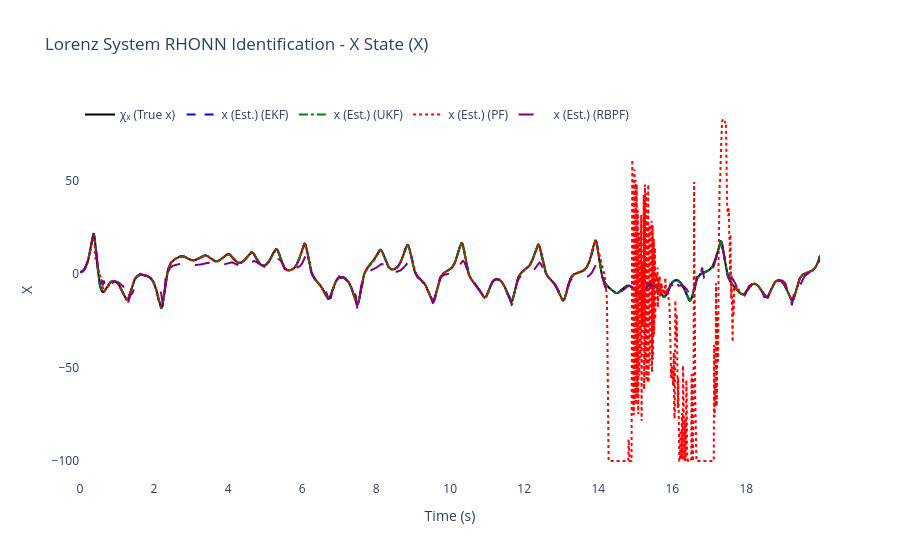
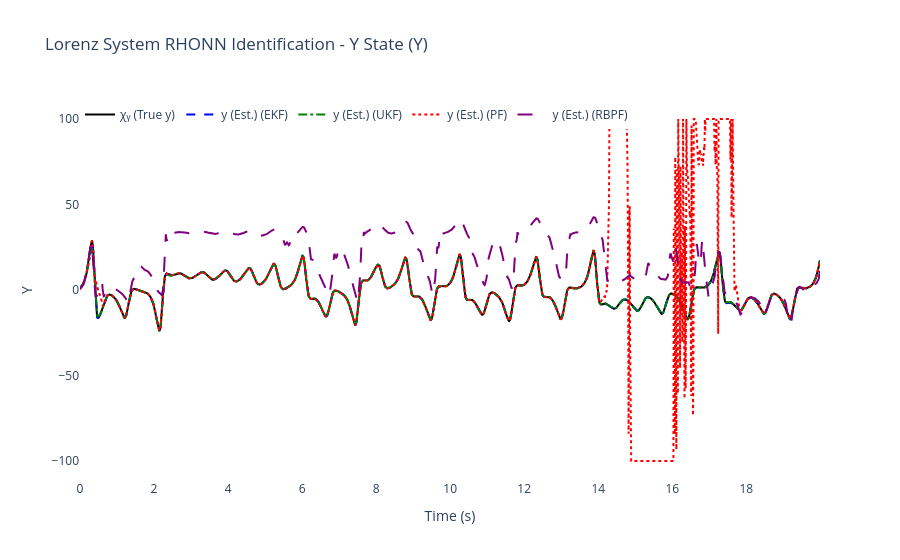
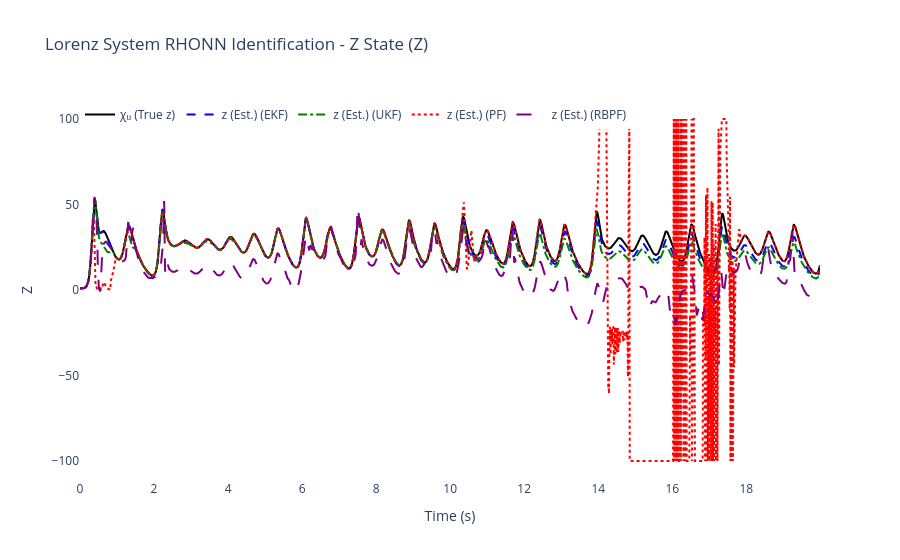
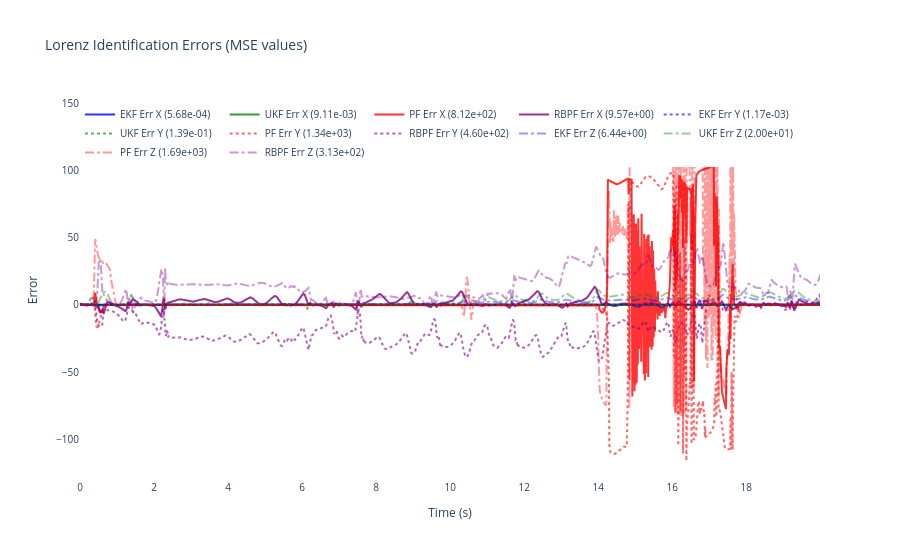

Notebook code cell kept with these figures, in order:
### Code cell
# ============================================================
# 6) Results & plots for Nonlinear Pendulum
# ============================================================

# MSE calculations for 3-state Lorenz system
error_x_ekf = (x_true[:, 0] - x_hat_ekf[:, 0])**2
error_y_ekf = (x_true[:, 1] - x_hat_ekf[:, 1])**2  
error_z_ekf = (x_true[:, 2] - x_hat_ekf[:, 2])**2

error_x_ukf = (x_true[:, 0] - x_hat_ukf[:, 0])**2
error_y_ukf = (x_true[:, 1] - x_hat_ukf[:, 1])**2
error_z_ukf = (x_true[:, 2] - x_hat_ukf[:, 2])**2

error_x_pf = (x_true[:, 0] - x_hat_pf[:, 0])**2
error_y_pf = (x_true[:, 1] - x_hat_pf[:, 1])**2
error_z_pf = (x_true[:, 2] - x_hat_pf[:, 2])**2

error_x_rbpf = (x_true[:, 0] - x_hat_rbpf[:, 0])**2
error_y_rbpf = (x_true[:, 1] - x_hat_rbpf[:, 1])**2
error_z_rbpf = (x_true[:, 2] - x_hat_rbpf[:, 2])**2

# Individual state MSEs
mse_x_ekf, mse_y_ekf, mse_z_ekf = np.mean(error_x_ekf), np.mean(error_y_ekf), np.mean(error_z_ekf)
mse_x_ukf, mse_y_ukf, mse_z_ukf = np.mean(error_x_ukf), np.mean(error_y_ukf), np.mean(error_z_ukf)
mse_x_pf, mse_y_pf, mse_z_pf = np.mean(error_x_pf), np.mean(error_y_pf), np.mean(error_z_pf)
mse_x_rbpf, mse_y_rbpf, mse_z_rbpf = np.mean(error_x_rbpf), np.mean(error_y_rbpf), np.mean(error_z_rbpf)

# Total MSEs
mse_total_ekf = mse_x_ekf + mse_y_ekf + mse_z_ekf
mse_total_ukf = mse_x_ukf + mse_y_ukf + mse_z_ukf
mse_total_pf = mse_x_pf + mse_y_pf + mse_z_pf
mse_total_rbpf = mse_x_rbpf + mse_y_rbpf + mse_z_rbpf
mse_totals = {'EKF': mse_total_ekf, 'UKF': mse_total_ukf, 'PF': mse_total_pf, 'RBPF': mse_total_rbpf}
best_filter = min(mse_totals, key=mse_totals.get)


print("🎯" + "="*65)
print(f"🏆 MEJOR FILTRO: {best_filter} (MSE total: {mse_totals[best_filter]:.6f})")
print(f"🎲 SEMILLA USADA: {RANDOM_SEED}")
print("="*67)


print(f"\nFinal EKF-RHONN Weights for Lorenz System:")
state_names = ['x', 'y', 'z']
for i in range(3):
    print(f"  Neuron {i+1} ({state_names[i]}): {ekf_trainer.weights[i]}")

print(f"\nFinal UKF-RHONN Weights:")
for i in range(3):
    print(f"  Neuron {i+1} ({state_names[i]}): {ukf_trainer.weights[i][:6]}... (showing first 6 features)")

print(f"\nFinal PF-RHONN Weight Estimates:")
pf_estimates = pf_trainer.get_estimate()
for i in range(3):
    print(f"  Neuron {i+1} ({state_names[i]}): {pf_estimates[i][:6]}... (showing first 6 features)")

print(f"\nFinal RBPF-RHONN Weight Estimates:")
rbpf_estimates = rbpf_trainer.get_estimate()
for i in range(3):
    print(f"  Neuron {i+1} ({state_names[i]}): {rbpf_estimates[i][:6]}... (showing first 6 features)")

print("\n--- Performance Comparison (MSE) ---")
print(f"EKF  MSE x: {mse_x_ekf:.6f}  |  MSE y: {mse_y_ekf:.6f}  |  MSE z: {mse_z_ekf:.6f}")
print(f"UKF  MSE x: {mse_x_ukf:.6f}  |  MSE y: {mse_y_ukf:.6f}  |  MSE z: {mse_z_ukf:.6f}")
print(f"PF   MSE x: {mse_x_pf:.6f}   |  MSE y: {mse_y_pf:.6f}   |  MSE z: {mse_z_pf:.6f}")
print(f"RBPF MSE x: {mse_x_rbpf:.6f} |  MSE y: {mse_y_rbpf:.6f} |  MSE z: {mse_z_rbpf:.6f}")

states_info = [
    {'idx': 0, 'var': 'x', 'desc': 'X State', 'y_label': 'X', 'chi': 'χₓ (True x)', 'x': 'x (Est.)'},
    {'idx': 1, 'var': 'y', 'desc': 'Y State', 'y_label': 'Y', 'chi': 'χᵧ (True y)', 'x': 'y (Est.)'},
    {'idx': 2, 'var': 'z', 'desc': 'Z State', 'y_label': 'Z', 'chi': 'χᵤ (True z)', 'x': 'z (Est.)'}
]

for state_info in states_info:
    i = state_info['idx']
    trace_plant = go.Scatter(x=t_history, y=x_true[:, i], mode='lines', name=state_info['chi'], line=dict(color='black', width=2))
    trace_ekf = go.Scatter(x=t_history, y=x_hat_ekf[:, i], mode='lines', name=f"{state_info['x']} (EKF)", line=dict(dash='dash', color='blue'))
    trace_ukf = go.Scatter(x=t_history, y=x_hat_ukf[:, i], mode='lines', name=f"{state_info['x']} (UKF)", line=dict(dash='dashdot', color='green'))
    trace_pf = go.Scatter(x=t_history, y=x_hat_pf[:, i], mode='lines', name=f"{state_info['x']} (PF)", line=dict(dash='dot', color='red'))
    trace_rbpf = go.Scatter(x=t_history, y=x_hat_rbpf[:, i], mode='lines', name=f"{state_info['x']} (RBPF)", line=dict(dash='longdash', color='purple'))
    fig = go.Figure([trace_plant, trace_ekf, trace_ukf, trace_pf, trace_rbpf])
    fig.update_layout(title=f'Lorenz System RHONN Identification - {state_info["desc"]} ({state_info["var"].upper()})', xaxis_title='Time (s)', yaxis_title=state_info['y_label'], legend=dict(x=0, y=1, orientation='h'), font=dict(size=12), plot_bgcolor='white', paper_bgcolor='white')
    fig.show()

# Individual error plots for each state
error_x_ekf_vec = x_true[:, 0] - x_hat_ekf[:, 0]
error_y_ekf_vec = x_true[:, 1] - x_hat_ekf[:, 1]
error_z_ekf_vec = x_true[:, 2] - x_hat_ekf[:, 2]
error_x_ukf_vec = x_true[:, 0] - x_hat_ukf[:, 0]
error_y_ukf_vec = x_true[:, 1] - x_hat_ukf[:, 1]
error_z_ukf_vec = x_true[:, 2] - x_hat_ukf[:, 2]
error_x_pf_vec = x_true[:, 0] - x_hat_pf[:, 0]
error_y_pf_vec = x_true[:, 1] - x_hat_pf[:, 1]
error_z_pf_vec = x_true[:, 2] - x_hat_pf[:, 2]
error_x_rbpf_vec = x_true[:, 0] - x_hat_rbpf[:, 0]
error_y_rbpf_vec = x_true[:, 1] - x_hat_rbpf[:, 1]
error_z_rbpf_vec = x_true[:, 2] - x_hat_rbpf[:, 2]

fig2 = go.Figure()
# X errors
fig2.add_trace(go.Scatter(x=t_history, y=error_x_ekf_vec, mode='lines', name=f'EKF Err X ({mse_x_ekf:.2e})', opacity=0.8, line=dict(color='blue')))
fig2.add_trace(go.Scatter(x=t_history, y=error_x_ukf_vec, mode='lines', name=f'UKF Err X ({mse_x_ukf:.2e})', opacity=0.8, line=dict(color='green')))
fig2.add_trace(go.Scatter(x=t_history, y=error_x_pf_vec, mode='lines', name=f'PF Err X ({mse_x_pf:.2e})', opacity=0.8, line=dict(color='red')))
fig2.add_trace(go.Scatter(x=t_history, y=error_x_rbpf_vec, mode='lines', name=f'RBPF Err X ({mse_x_rbpf:.2e})', opacity=0.8, line=dict(color='purple')))
# Y errors
fig2.add_trace(go.Scatter(x=t_history, y=error_y_ekf_vec, mode='lines', name=f'EKF Err Y ({mse_y_ekf:.2e})', opacity=0.6, line=dict(color='blue', dash='dot')))
fig2.add_trace(go.Scatter(x=t_history, y=error_y_ukf_vec, mode='lines', name=f'UKF Err Y ({mse_y_ukf:.2e})', opacity=0.6, line=dict(color='green', dash='dot')))
fig2.add_trace(go.Scatter(x=t_history, y=error_y_pf_vec, mode='lines', name=f'PF Err Y ({mse_y_pf:.2e})', opacity=0.6, line=dict(color='red', dash='dot')))
fig2.add_trace(go.Scatter(x=t_history, y=error_y_rbpf_vec, mode='lines', name=f'RBPF Err Y ({mse_y_rbpf:.2e})', opacity=0.6, line=dict(color='purple', dash='dot')))
# Z errors  
fig2.add_trace(go.Scatter(x=t_history, y=error_z_ekf_vec, mode='lines', name=f'EKF Err Z ({mse_z_ekf:.2e})', opacity=0.4, line=dict(color='blue', dash='dashdot')))
fig2.add_trace(go.Scatter(x=t_history, y=error_z_ukf_vec, mode='lines', name=f'UKF Err Z ({mse_z_ukf:.2e})', opacity=0.4, line=dict(color='green', dash='dashdot')))
fig2.add_trace(go.Scatter(x=t_history, y=error_z_pf_vec, mode='lines', name=f'PF Err Z ({mse_z_pf:.2e})', opacity=0.4, line=dict(color='red', dash='dashdot')))
fig2.add_trace(go.Scatter(x=t_history, y=error_z_rbpf_vec, mode='lines', name=f'RBPF Err Z ({mse_z_rbpf:.2e})', opacity=0.4, line=dict(color='purple', dash='dashdot')))
fig2.update_layout(title='Lorenz Identification Errors (MSE values)', xaxis_title='Time (s)', yaxis_title='Error', legend=dict(x=0, y=1, orientation='h'), font=dict(size=10), plot_bgcolor='white', paper_bgcolor='white')
fig2.show()

# 3D Lorenz attractor plot
import plotly.graph_objects as go

fig_phase = go.Figure()
fig_phase.add_trace(go.Scatter3d(x=x_true[:, 0], y=x_true[:, 1], z=x_true[:, 2], mode='lines', name='True Lorenz', line=dict(color='black', width=4)))
fig_phase.add_trace(go.Scatter3d(x=x_hat_ekf[:, 0], y=x_hat_ekf[:, 1], z=x_hat_ekf[:, 2], mode='lines', name='EKF Lorenz', line=dict(color='blue', width=3)))
fig_phase.add_trace(go.Scatter3d(x=x_hat_ukf[:, 0], y=x_hat_ukf[:, 1], z=x_hat_ukf[:, 2], mode='lines', name='UKF Lorenz', line=dict(color='green', width=3)))
fig_phase.add_trace(go.Scatter3d(x=x_hat_pf[:, 0], y=x_hat_pf[:, 1], z=x_hat_pf[:, 2], mode='lines', name='PF Lorenz', line=dict(color='red', width=3)))
fig_phase.add_trace(go.Scatter3d(x=x_hat_rbpf[:, 0], y=x_hat_rbpf[:, 1], z=x_hat_rbpf[:, 2], mode='lines', name='RBPF Lorenz', line=dict(color='purple', width=3)))
fig_phase.add_trace(go.Scatter3d(x=[x_true[0, 0]], y=[x_true[0, 1]], z=[x_true[0, 2]], mode='markers', name='Start', marker=dict(color='green', size=8, symbol='diamond')))
fig_phase.add_trace(go.Scatter3d(x=[x_true[-1, 0]], y=[x_true[-1, 1]], z=[x_true[-1, 2]], mode='markers', name='End', marker=dict(color='red', size=8, symbol='square')))
fig_phase.update_layout(title='3D Lorenz Attractor Comparison', scene=dict(xaxis_title='X', yaxis_title='Y', zaxis_title='Z'), font=dict(size=12), showlegend=True)
fig_phase.show()


# === RESUMEN DE RENDIMIENTO CON SEMILLA ===
print("\n📊 MSE Desglosado por Filtro:")
print(f"   EKF: {mse_total_ekf:.6f}  |  UKF: {mse_total_ukf:.6f}  |  PF: {mse_total_pf:.6f}  |  RBPF: {mse_total_rbpf:.6f}")

print("\n⏱️ Tiempo de Entrenamiento por Filtro:")
print(f"   EKF: {training_times['EKF']:.4f}s  |  UKF: {training_times['UKF']:.4f}s  |  PF: {training_times['PF']:.4f}s  |  RBPF: {training_times['RBPF']:.4f}s")
print(f"   Total Simulación: {total_simulation_time:.4f}s")

# Calculate relative computational efficiency
fastest_filter = min(training_times, key=training_times.get)
efficiency_ratios = {name: training_times[name]/training_times[fastest_filter] for name in training_times.keys()}
print("\n🚀 Eficiencia Computacional (relativo al más rápido):")
for name, ratio in efficiency_ratios.items():
    efficiency_pct = 100/ratio if ratio > 0 else 0
    print(f"   {name}: {ratio:.2f}x slower ({efficiency_pct:.1f}% efficiency)")

print(f"\n💡 Para reproducir estos resultados:")
print(f"   Principal: RANDOM_SEED = {RANDOM_SEED}")
print(f"   DE Optim.: DE_SEED = {(RANDOM_SEED + 12345) % 100000}")
print(f"   (Cambia línea 8 en celda 4 para usar semilla principal)")

# --- Parameter summary ---
print("\n--- Optimized Parameter Summary ---")
print(f"EKF params: Q={ekf_trainer.Q[0][0,0]:.3e} R={ekf_trainer.R[0][0]:.3e} P0~{ekf_trainer.P[0][0,0]:.3e} eta={ekf_trainer.eta:.3f}")
print(f"UKF params: alpha={ukf_trainer.alpha:.3e} eta={ukf_trainer.eta:.3f} Qdiag={ukf_trainer.Q[0][0,0]:.3e} R={ukf_trainer.R[0][0]:.3e}")
print(f"PF params: Q_std={pf_trainer.Q_std} R_std={pf_trainer.R_std} ESS_th={pf_trainer.ess_threshold:.1f} n_particles={pf_trainer.n_particles}")
print(f"RBPF params: Q_std={rbpf_trainer.Q_std} R_std={rbpf_trainer.R_std} ESS_th={rbpf_trainer.ess_threshold:.1f} n_particles={rbpf_trainer.n_particles} linear_dims={rbpf_trainer.n_linear}/{rbpf_trainer.num_weights_per_neuron}")

print("\nOptimization + simulation complete.")

# 58865

### Figure 1 — Plotly figure (JSON) as saved in the notebook; plotly's stock layout.template omitted (floating-point values rounded to 4 significant figures; data arrays with more than 128 entries replaced by an {"elided": "..."} marker saying what was removed)
{"data": [{"line": {"color": "black", "width": 2}, "mode": "lines", "name": "χₓ (True x)", "type": "scatter", "x": {"elided": "2000 float values"}, "y": {"elided": "2000 float values"}}, {"line": {"color": "blue", "dash": "dash"}, "mode": "lines", "name": "x (Est.) (EKF)", "type": "scatter", "x": {"elided": "2000 float values"}, "y": {"elided": "2000 float values"}}, {"line": {"color": "green", "dash": "dashdot"}, "mode": "lines", "name": "x (Est.) (UKF)", "type": "scatter", "x": {"elided": "2000 float values"}, "y": {"elided": "2000 float values"}}, {"line": {"color": "red", "dash": "dot"}, "mode": "lines", "name": "x (Est.) (PF)", "type": "scatter", "x": {"elided": "2000 float values"}, "y": {"elided": "2000 float values"}}, {"line": {"color": "purple", "dash": "longdash"}, "mode": "lines", "name": "x (Est.) (RBPF)", "type": "scatter", "x": {"elided": "2000 float values"}, "y": {"elided": "2000 float values"}}], "layout": {"font": {"size": 12}, "legend": {"orientation": "h", "x": 0, "y": 1}, "paper_bgcolor": "white", "plot_bgcolor": "white", "title": {"text": "Lorenz System RHONN Identification - X State (X)"}, "xaxis": {"title": {"text": "Time (s)"}}, "yaxis": {"title": {"text": "X"}}}}

### Figure 2 — Plotly figure (JSON) as saved in the notebook; plotly's stock layout.template omitted (floating-point values rounded to 4 significant figures; data arrays with more than 128 entries replaced by an {"elided": "..."} marker saying what was removed)
{"data": [{"line": {"color": "black", "width": 2}, "mode": "lines", "name": "χᵧ (True y)", "type": "scatter", "x": {"elided": "2000 float values"}, "y": {"elided": "2000 float values"}}, {"line": {"color": "blue", "dash": "dash"}, "mode": "lines", "name": "y (Est.) (EKF)", "type": "scatter", "x": {"elided": "2000 float values"}, "y": {"elided": "2000 float values"}}, {"line": {"color": "green", "dash": "dashdot"}, "mode": "lines", "name": "y (Est.) (UKF)", "type": "scatter", "x": {"elided": "2000 float values"}, "y": {"elided": "2000 float values"}}, {"line": {"color": "red", "dash": "dot"}, "mode": "lines", "name": "y (Est.) (PF)", "type": "scatter", "x": {"elided": "2000 float values"}, "y": {"elided": "2000 float values"}}, {"line": {"color": "purple", "dash": "longdash"}, "mode": "lines", "name": "y (Est.) (RBPF)", "type": "scatter", "x": {"elided": "2000 float values"}, "y": {"elided": "2000 float values"}}], "layout": {"font": {"size": 12}, "legend": {"orientation": "h", "x": 0, "y": 1}, "paper_bgcolor": "white", "plot_bgcolor": "white", "title": {"text": "Lorenz System RHONN Identification - Y State (Y)"}, "xaxis": {"title": {"text": "Time (s)"}}, "yaxis": {"title": {"text": "Y"}}}}

### Figure 3 — Plotly figure (JSON) as saved in the notebook; plotly's stock layout.template omitted (floating-point values rounded to 4 significant figures; data arrays with more than 128 entries replaced by an {"elided": "..."} marker saying what was removed)
{"data": [{"line": {"color": "black", "width": 2}, "mode": "lines", "name": "χᵤ (True z)", "type": "scatter", "x": {"elided": "2000 float values"}, "y": {"elided": "2000 float values"}}, {"line": {"color": "blue", "dash": "dash"}, "mode": "lines", "name": "z (Est.) (EKF)", "type": "scatter", "x": {"elided": "2000 float values"}, "y": {"elided": "2000 float values"}}, {"line": {"color": "green", "dash": "dashdot"}, "mode": "lines", "name": "z (Est.) (UKF)", "type": "scatter", "x": {"elided": "2000 float values"}, "y": {"elided": "2000 float values"}}, {"line": {"color": "red", "dash": "dot"}, "mode": "lines", "name": "z (Est.) (PF)", "type": "scatter", "x": {"elided": "2000 float values"}, "y": {"elided": "2000 float values"}}, {"line": {"color": "purple", "dash": "longdash"}, "mode": "lines", "name": "z (Est.) (RBPF)", "type": "scatter", "x": {"elided": "2000 float values"}, "y": {"elided": "2000 float values"}}], "layout": {"font": {"size": 12}, "legend": {"orientation": "h", "x": 0, "y": 1}, "paper_bgcolor": "white", "plot_bgcolor": "white", "title": {"text": "Lorenz System RHONN Identification - Z State (Z)"}, "xaxis": {"title": {"text": "Time (s)"}}, "yaxis": {"title": {"text": "Z"}}}}

### Figure 4 — Plotly figure (JSON) as saved in the notebook; plotly's stock layout.template omitted (floating-point values rounded to 4 significant figures; data arrays with more than 128 entries replaced by an {"elided": "..."} marker saying what was removed)
{"data": [{"line": {"color": "blue"}, "mode": "lines", "name": "EKF Err X (5.68e-04)", "opacity": 0.8, "type": "scatter", "x": {"elided": "2000 float values"}, "y": {"elided": "2000 float values"}}, {"line": {"color": "green"}, "mode": "lines", "name": "UKF Err X (9.11e-03)", "opacity": 0.8, "type": "scatter", "x": {"elided": "2000 float values"}, "y": {"elided": "2000 float values"}}, {"line": {"color": "red"}, "mode": "lines", "name": "PF Err X (8.12e+02)", "opacity": 0.8, "type": "scatter", "x": {"elided": "2000 float values"}, "y": {"elided": "2000 float values"}}, {"line": {"color": "purple"}, "mode": "lines", "name": "RBPF Err X (9.57e+00)", "opacity": 0.8, "type": "scatter", "x": {"elided": "2000 float values"}, "y": {"elided": "2000 float values"}}, {"line": {"color": "blue", "dash": "dot"}, "mode": "lines", "name": "EKF Err Y (1.17e-03)", "opacity": 0.6, "type": "scatter", "x": {"elided": "2000 float values"}, "y": {"elided": "2000 float values"}}, {"line": {"color": "green", "dash": "dot"}, "mode": "lines", "name": "UKF Err Y (1.39e-01)", "opacity": 0.6, "type": "scatter", "x": {"elided": "2000 float values"}, "y": {"elided": "2000 float values"}}, {"line": {"color": "red", "dash": "dot"}, "mode": "lines", "name": "PF Err Y (1.34e+03)", "opacity": 0.6, "type": "scatter", "x": {"elided": "2000 float values"}, "y": {"elided": "2000 float values"}}, {"line": {"color": "purple", "dash": "dot"}, "mode": "lines", "name": "RBPF Err Y (4.60e+02)", "opacity": 0.6, "type": "scatter", "x": {"elided": "2000 float values"}, "y": {"elided": "2000 float values"}}, {"line": {"color": "blue", "dash": "dashdot"}, "mode": "lines", "name": "EKF Err Z (6.44e+00)", "opacity": 0.4, "type": "scatter", "x": {"elided": "2000 float values"}, "y": {"elided": "2000 float values"}}, {"line": {"color": "green", "dash": "dashdot"}, "mode": "lines", "name": "UKF Err Z (2.00e+01)", "opacity": 0.4, "type": "scatter", "x": {"elided": "2000 float values"}, "y": {"elided": "2000 float values"}}, {"line": {"color": "red", "dash": "dashdot"}, "mode": "lines", "name": "PF Err Z (1.69e+03)", "opacity": 0.4, "type": "scatter", "x": {"elided": "2000 float values"}, "y": {"elided": "2000 float values"}}, {"line": {"color": "purple", "dash": "dashdot"}, "mode": "lines", "name": "RBPF Err Z (3.13e+02)", "opacity": 0.4, "type": "scatter", "x": {"elided": "2000 float values"}, "y": {"elided": "2000 float values"}}], "layout": {"font": {"size": 10}, "legend": {"orientation": "h", "x": 0, "y": 1}, "paper_bgcolor": "white", "plot_bgcolor": "white", "title": {"text": "Lorenz Identification Errors (MSE values)"}, "xaxis": {"title": {"text": "Time (s)"}}, "yaxis": {"title": {"text": "Error"}}}}
